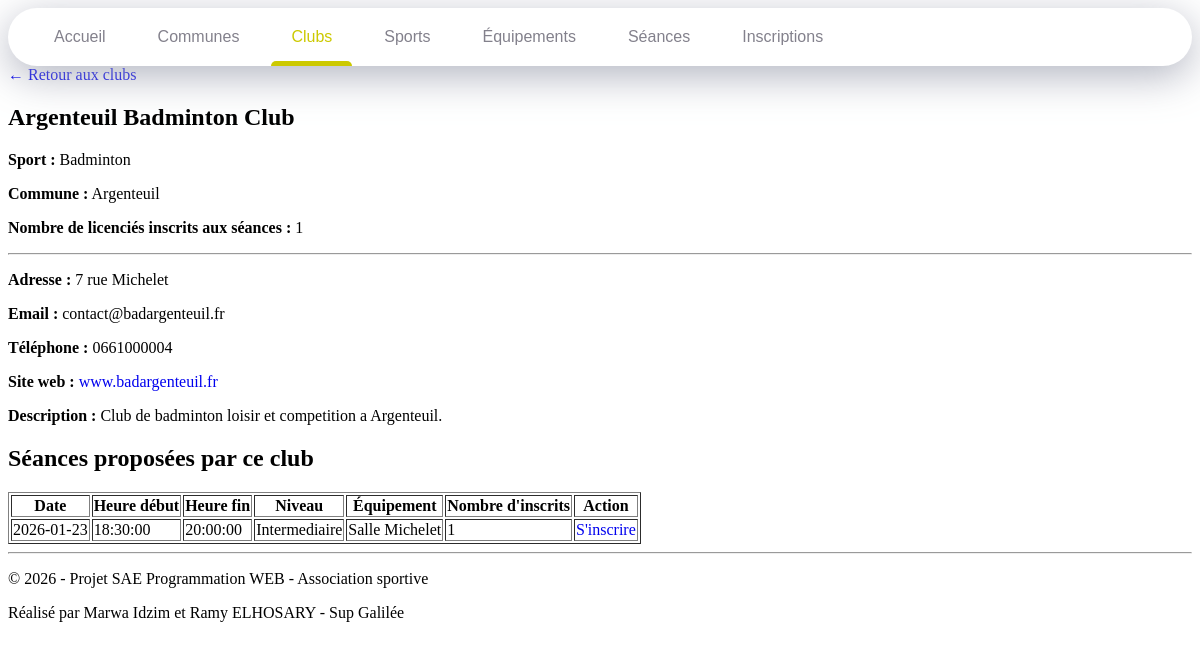
Screenshot of /detail_club.php?id_club=114 with the database file from the repository.
### tables this page shows
CREATE TABLE Clubs (
    id_club BIGINT NOT NULL,
    nom VARCHAR(80) NOT NULL,
    id_commune BIGINT NOT NULL,
    id_sport BIGINT NOT NULL,
    CONSTRAINT PK_Clubs PRIMARY KEY (id_club),
    CONSTRAINT FK_Clubs_Communes FOREIGN KEY (id_commune) REFERENCES Communes(id_commune) ON DELETE CASCADE,
    CONSTRAINT FK_Clubs_Sports FOREIGN KEY (id_sport) REFERENCES Sports(id_sport) ON DELETE CASCADE
);

CREATE TABLE Sports (
    id_sport BIGINT NOT NULL,
    nom VARCHAR(50) NOT NULL,
    Federation VARCHAR(50) NOT NULL,
    CONSTRAINT PK_Sports PRIMARY KEY (id_sport)
);

CREATE TABLE Communes (
    id_commune BIGINT NOT NULL,
    nom VARCHAR(50) NOT NULL,
    CodePostal INT NOT NULL,
    Departement INT NOT NULL,
    Region VARCHAR(80) NOT NULL,
    CONSTRAINT PK_Communes PRIMARY KEY (id_commune)
);

CREATE TABLE Seances (
    id_seance BIGINT NOT NULL,
    date_seance DATE NOT NULL,
    heure_debut TIME NOT NULL,
    heure_fin TIME NOT NULL,
    niveau VARCHAR(50) NOT NULL,
    id_club BIGINT NOT NULL,
    id_equipement BIGINT NOT NULL,
    CONSTRAINT PK_Seances PRIMARY KEY (id_seance),
    CONSTRAINT FK_Seances_Clubs FOREIGN KEY (id_club) REFERENCES Clubs(id_club) ON DELETE CASCADE,
    CONSTRAINT FK_Seances_Equipements FOREIGN KEY (id_equipement) REFERENCES Equipements(id_equipement) ON DELETE CASCADE
);

CREATE TABLE Equipements (
    id_equipement BIGINT NOT NULL,
    nom VARCHAR(80) NOT NULL,
    type_equip VARCHAR(50) NOT NULL,
    adresse VARCHAR(100) NOT NULL,
    id_commune BIGINT NOT NULL,
    CONSTRAINT PK_Equipements PRIMARY KEY (id_equipement),
    CONSTRAINT FK_Equipements_Communes FOREIGN KEY (id_commune) REFERENCES Communes(id_commune) ON DELETE CASCADE
);

### public/detail_club.php (the view, shortened to what this page needs)
<?php
require "../config/db.php";
$idClub = $_GET["id_club"] ?? null;
$sql = "SELECT
            cl.id_club,
            cl.nom AS nom_club,
            co.nom AS commune,
            sp.nom AS sport,
            d.adresse,
            d.site_web,
            d.email,
            d.num_tel,
            d.desc_club,
            COUNT(DISTINCT i.id_licencies) AS nb_licencies
        FROM Clubs cl
        JOIN Communes co ON cl.id_commune = co.id_commune
        JOIN Sports sp ON cl.id_sport = sp.id_sport
        LEFT JOIN Details_Club d ON cl.id_club = d.id_club
        LEFT JOIN Seances s ON cl.id_club = s.id_club
        LEFT JOIN Inscriptions i ON s.id_seance = i.id_seance
        WHERE cl.id_club = :id_club
        GROUP BY
            cl.id_club,
            cl.nom,
            co.nom,
            sp.nom,
            d.adresse,
            d.site_web,
            d.email,
            d.num_tel,
            d.desc_club";
$stmt = $pdo->prepare($sql);
$stmt->execute([
    "id_club" => $idClub
]);
$club = $stmt->fetch(PDO::FETCH_ASSOC);
$sql = "SELECT
            s.id_seance,
            s.date_seance,
            s.heure_debut,
            s.heure_fin,
            s.niveau,
            e.nom AS equipement,
            COUNT(i.id_inscription) AS nb_inscrits
        FROM Seances s
        LEFT JOIN Equipements e ON s.id_equipement = e.id_equipement
        LEFT JOIN Inscriptions i ON s.id_seance = i.id_seance
        WHERE s.id_club = :id_club
        GROUP BY
            s.id_seance,
            s.date_seance,
            s.heure_debut,
            s.heure_fin,
            s.niveau,
            e.nom
        ORDER BY s.date_seance, s.heure_debut";
$stmt = $pdo->prepare($sql);
$stmt->execute([
    "id_club" => $idClub
]);
$seances = $stmt->fetchAll(PDO::FETCH_ASSOC);
?>
<!DOCTYPE html>
<html lang="fr">
<head>
    <link rel="stylesheet" href="../assets/css/style.css">
</head>
<body>
    <nav>
        <a href="index.php" class="nav-item" data-active-color="#cc0000" data-target="Accueil">Accueil</a>
        <a href="communes.php" class="nav-item" data-active-color="#cc7700" data-target="Communes">Communes</a>
        <a href="clubs.php" class="nav-item is-active" data-active-color="#ccc900" data-target="Clubs">Clubs</a>
        <a href="sports.php" class="nav-item" data-active-color="#00cca3" data-target="Sports">Sports</a>
        <a href="equipements.php" class="nav-item" data-active-color="#0022cc" data-target="Equipements">Équipements</a>
        <a href="seances.php" class="nav-item" data-active-color="#c200cc" data-target="Seances">Séances</a>
        <a href="inscriptions.php" class="nav-item" data-active-color="#cc007e" data-target="Inscriptions">Inscriptions</a>
        <span class="nav-indicator"></span>
    </nav>
    <section class="detail-club">
        <a href="clubs.php" class="retour">← Retour aux clubs</a>
        <div class="detail-card">
            <h1><?= htmlspecialchars($club['nom_club']) ?></h1>
            <p><strong>Sport :</strong> <?= htmlspecialchars($club['sport']) ?></p>
            <p><strong>Commune :</strong> <?= htmlspecialchars($club['commune']) ?></p>
            <p><strong>Nombre de licenciés inscrits aux séances :</strong> <?= htmlspecialchars($club['nb_licencies']) ?></p>
            <hr>
            <p><strong>Adresse :</strong> <?= htmlspecialchars($club['adresse'] ?? "Non renseignée") ?></p>
            <p><strong>Email :</strong> <?= htmlspecialchars($club['email'] ?? "Non renseigné") ?></p>
            <p><strong>Téléphone :</strong> <?= htmlspecialchars($club['num_tel'] ?? "Non renseigné") ?></p>
            <?php if (!empty($club['site_web'])): ?>
                <p>
                    <strong>Site web :</strong>
                    <a href="https://<?= htmlspecialchars($club['site_web']) ?>" target="_blank">
                        <?= htmlspecialchars($club['site_web']) ?>
                    </a>
                </p>
            <?php endif; ?>
            <p><strong>Description :</strong> <?= htmlspecialchars($club['desc_club'] ?? "Aucune description disponible.") ?></p>
        </div>
    </section>
    <section class="detail-club">
        <h2>Séances proposées par ce club</h2>
        <?php if (count($seances) === 0): ?>
            <p>Aucune séance prévue pour ce club.</p>
        <?php else: ?>
            <table border="1">
                <tr>
                    <th>Date</th>
                    <th>Heure début</th>
                    <th>Heure fin</th>
                    <th>Niveau</th>
                    <th>Équipement</th>
                    <th>Nombre d'inscrits</th>
                    <th>Action</th>
                </tr>
                <?php foreach ($seances as $seance): ?>
                    <tr>
                        <td><?= htmlspecialchars($seance['date_seance']) ?></td>
                        <td><?= htmlspecialchars($seance['heure_debut']) ?></td>
                        <td><?= htmlspecialchars($seance['heure_fin']) ?></td>
                        <td><?= htmlspecialchars($seance['niveau']) ?></td>
                        <td><?= htmlspecialchars($seance['equipement']) ?></td>
                        <td><?= htmlspecialchars($seance['nb_inscrits']) ?></td>
                        <td>
                            <a class="btn-link" href="ajouter_inscriptions.php?id_seance=<?= htmlspecialchars($seance['id_seance']) ?>">
                                S'inscrire
                            </a>
                        </td>
                    </tr>
                <?php endforeach; ?>
            </table>
        <?php endif; ?>
    </section>
    <footer class="footer">
        <hr>
        <p>© 2026 - Projet SAE Programmation WEB - Association sportive</p>
        <p>Réalisé par Marwa Idzim et Ramy ELHOSARY - Sup Galilée</p>
    </footer>
</body>
</html>

### assets/css/style.css (style rules this page uses)
* { box-sizing: border-box; text-decoration: none; }
nav { background-color: #fff; padding: 0 20px; border-radius: 40px; box-shadow: 0 10px 40px rgba(159, 162, 177, .8); display: flex; overflow: hidden; overflow-x: auto; position: relative; }
.nav-item { color: #83818c; font-family: arial, sans-serif; padding: 20px; margin: 0 6px; position: relative; }
.nav-item:before { content: ""; position: absolute; bottom: -6px; background-color: #dfe2ea; height: 5px; width: 100%; border-radius: 8px 8px 0 0; left: 0; transition: .3s; }
.nav-indicator { position: absolute; left: 0; bottom: 0; height: 5px; transition: .4s; border-radius: 8px 8px 0 0; }

### rows the page displays
clubs: nom "Argenteuil Badminton Club", id_sport.nom "Badminton", id_commune.nom "Argenteuil"
seances: date_seance "2026-01-23", heure_debut "18:30:00", heure_fin "20:00:00", niveau "Intermediaire", id_equipement.nom "Salle Michelet", nb_inscrits "1"

### other values shown
$club['nb_licencies'] "1"
$club['adresse'] "7 rue Michelet"
$club['email'] "contact@badargenteuil.fr"
$club['num_tel'] "0661000004"
$club['site_web'] "www.badargenteuil.fr"
$club['desc_club'] "Club de badminton loisir et competition a Argenteuil."
